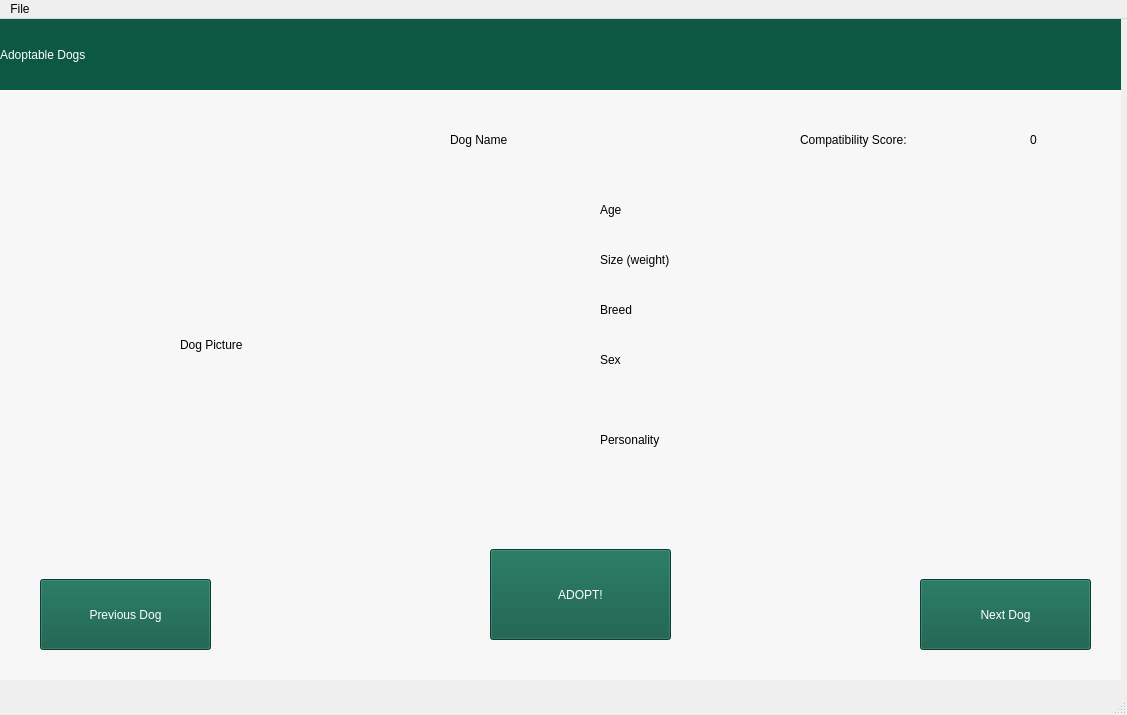
<?xml version="1.0" encoding="UTF-8"?>
<ui version="4.0">
 <class>MainWindow</class>
 <widget class="QMainWindow" name="MainWindow">
  <property name="geometry">
   <rect>
    <x>0</x>
    <y>0</y>
    <width>1127</width>
    <height>715</height>
   </rect>
  </property>
  <property name="windowTitle">
   <string>MainWindow</string>
  </property>
  <widget class="QWidget" name="centralwidget">
   <widget class="QStackedWidget" name="stackedWidget">
    <property name="geometry">
     <rect>
      <x>0</x>
      <y>0</y>
      <width>1121</width>
      <height>661</height>
     </rect>
    </property>
    <property name="styleSheet">
     <string notr="true">
background-color: rgb(247, 247, 247);</string>
    </property>
    <property name="currentIndex">
     <number>3</number>
    </property>
    <widget class="QWidget" name="homePage">
     <widget class="QLabel" name="welcomeLabel">
      <property name="geometry">
       <rect>
        <x>0</x>
        <y>0</y>
        <width>1131</width>
        <height>81</height>
       </rect>
      </property>
      <property name="font">
       <font>
        <family>Verdana</family>
        <pointsize>18</pointsize>
        <weight>9</weight>
        <italic>false</italic>
        <bold>false</bold>
       </font>
      </property>
      <property name="styleSheet">
       <string notr="true">background-color: rgb(12, 88, 67);
font: 75 18pt &quot;Verdana&quot;;
color: rgb(255, 255, 255);</string>
      </property>
      <property name="text">
       <string>Welcome to GoodBoi.com</string>
      </property>
      <property name="wordWrap">
       <bool>true</bool>
      </property>
     </widget>
     <widget class="QPushButton" name="homePageNextButton">
      <property name="geometry">
       <rect>
        <x>390</x>
        <y>560</y>
        <width>341</width>
        <height>81</height>
       </rect>
      </property>
      <property name="styleSheet">
       <string notr="true">background-color: rgb(12, 88, 67);
font: 12pt &quot;Verdana&quot;;
color: rgb(255, 255, 255);</string>
      </property>
      <property name="text">
       <string>Let's Get Started!</string>
      </property>
     </widget>
     <widget class="QLabel" name="label">
      <property name="geometry">
       <rect>
        <x>180</x>
        <y>100</y>
        <width>741</width>
        <height>441</height>
       </rect>
      </property>
      <property name="styleSheet">
       <string notr="true">background-color: rgb(247, 247, 247);
font: 75 18pt &quot;Verdana&quot;;</string>
      </property>
      <property name="text">
       <string>So often we find that many aspiring dog owners, while enthusiastic, are not aware of the proper ways to care for a dog. Even more commonly seen is that these animals' needs and personalities sometimes are not a good fit for the lives of the owners. Our mission is to not only ensure that our dogs will be placed in loving and safe homes, but that there would be a well-established bond between these animals and their owners. Through our compatibility quiz, we hope to find the best match possible for everyone!</string>
      </property>
      <property name="wordWrap">
       <bool>true</bool>
      </property>
     </widget>
    </widget>
    <widget class="QWidget" name="lifestylePage">
     <widget class="QLabel" name="question1Label">
      <property name="geometry">
       <rect>
        <x>30</x>
        <y>90</y>
        <width>531</width>
        <height>31</height>
       </rect>
      </property>
      <property name="font">
       <font>
        <family>Lucida Sans</family>
        <pointsize>16</pointsize>
       </font>
      </property>
      <property name="text">
       <string>Q1. How much space do you have?</string>
      </property>
      <property name="wordWrap">
       <bool>true</bool>
      </property>
     </widget>
     <widget class="QGroupBox" name="question1GroupBox">
      <property name="geometry">
       <rect>
        <x>570</x>
        <y>80</y>
        <width>521</width>
        <height>91</height>
       </rect>
      </property>
      <property name="title">
       <string/>
      </property>
      <widget class="QRadioButton" name="noBackyardRadioButton">
       <property name="geometry">
        <rect>
         <x>20</x>
         <y>20</y>
         <width>161</width>
         <height>23</height>
        </rect>
       </property>
       <property name="styleSheet">
        <string notr="true">font: 10pt &quot;Verdana&quot;;</string>
       </property>
       <property name="text">
        <string>No Backyard</string>
       </property>
      </widget>
      <widget class="QRadioButton" name="smallBackyardRadioButton">
       <property name="geometry">
        <rect>
         <x>270</x>
         <y>20</y>
         <width>171</width>
         <height>23</height>
        </rect>
       </property>
       <property name="styleSheet">
        <string notr="true">font: 10pt &quot;Verdana&quot;;</string>
       </property>
       <property name="text">
        <string>Small Backyard</string>
       </property>
      </widget>
      <widget class="QRadioButton" name="largeBackyardRadioButton">
       <property name="geometry">
        <rect>
         <x>270</x>
         <y>50</y>
         <width>181</width>
         <height>23</height>
        </rect>
       </property>
       <property name="styleSheet">
        <string notr="true">font: 10pt &quot;Verdana&quot;;</string>
       </property>
       <property name="text">
        <string>Large Backyard</string>
       </property>
      </widget>
      <widget class="QRadioButton" name="mediumBackyardRadioButton">
       <property name="geometry">
        <rect>
         <x>20</x>
         <y>50</y>
         <width>181</width>
         <height>23</height>
        </rect>
       </property>
       <property name="styleSheet">
        <string notr="true">font: 10pt &quot;Verdana&quot;;</string>
       </property>
       <property name="text">
        <string>Medium Backyard</string>
       </property>
      </widget>
     </widget>
     <widget class="QLabel" name="question2Label">
      <property name="geometry">
       <rect>
        <x>30</x>
        <y>190</y>
        <width>531</width>
        <height>61</height>
       </rect>
      </property>
      <property name="font">
       <font>
        <family>Lucida Sans</family>
        <pointsize>16</pointsize>
       </font>
      </property>
      <property name="text">
       <string>Q2. How active will you be with your dog?</string>
      </property>
      <property name="wordWrap">
       <bool>true</bool>
      </property>
     </widget>
     <widget class="QGroupBox" name="question2GroupBox">
      <property name="geometry">
       <rect>
        <x>570</x>
        <y>180</y>
        <width>521</width>
        <height>91</height>
       </rect>
      </property>
      <property name="title">
       <string/>
      </property>
      <widget class="QRadioButton" name="noWalksradioButton">
       <property name="geometry">
        <rect>
         <x>20</x>
         <y>20</y>
         <width>181</width>
         <height>23</height>
        </rect>
       </property>
       <property name="styleSheet">
        <string notr="true">font: 10pt &quot;Verdana&quot;;</string>
       </property>
       <property name="text">
        <string>No Walks</string>
       </property>
      </widget>
      <widget class="QRadioButton" name="oneToTwoWalksRadioButton">
       <property name="geometry">
        <rect>
         <x>270</x>
         <y>20</y>
         <width>151</width>
         <height>23</height>
        </rect>
       </property>
       <property name="styleSheet">
        <string notr="true">font: 10pt &quot;Verdana&quot;;</string>
       </property>
       <property name="text">
        <string>1-2 Walks</string>
       </property>
      </widget>
      <widget class="QRadioButton" name="threeToFiveWalksRadioButton">
       <property name="geometry">
        <rect>
         <x>20</x>
         <y>50</y>
         <width>181</width>
         <height>23</height>
        </rect>
       </property>
       <property name="styleSheet">
        <string notr="true">font: 10pt &quot;Verdana&quot;;</string>
       </property>
       <property name="text">
        <string>3-5 Walks</string>
       </property>
      </widget>
      <widget class="QRadioButton" name="sixToSevenWalksRadioButton">
       <property name="geometry">
        <rect>
         <x>270</x>
         <y>50</y>
         <width>151</width>
         <height>23</height>
        </rect>
       </property>
       <property name="styleSheet">
        <string notr="true">font: 10pt &quot;Verdana&quot;;</string>
       </property>
       <property name="text">
        <string>6-7 Walks</string>
       </property>
      </widget>
     </widget>
     <widget class="QLabel" name="question3Label">
      <property name="geometry">
       <rect>
        <x>30</x>
        <y>290</y>
        <width>531</width>
        <height>61</height>
       </rect>
      </property>
      <property name="font">
       <font>
        <family>Lucida Sans</family>
        <pointsize>16</pointsize>
       </font>
      </property>
      <property name="text">
       <string>Q3. How much time will you spend with your dog?</string>
      </property>
      <property name="wordWrap">
       <bool>true</bool>
      </property>
     </widget>
     <widget class="QGroupBox" name="question3GroupBox">
      <property name="geometry">
       <rect>
        <x>570</x>
        <y>280</y>
        <width>521</width>
        <height>91</height>
       </rect>
      </property>
      <property name="title">
       <string/>
      </property>
      <widget class="QRadioButton" name="neverHomeRadioButton">
       <property name="geometry">
        <rect>
         <x>20</x>
         <y>20</y>
         <width>181</width>
         <height>23</height>
        </rect>
       </property>
       <property name="styleSheet">
        <string notr="true">font: 10pt &quot;Verdana&quot;;</string>
       </property>
       <property name="text">
        <string>Never Home</string>
       </property>
      </widget>
      <widget class="QRadioButton" name="zeroToSixHoursADayRadioButton">
       <property name="geometry">
        <rect>
         <x>270</x>
         <y>20</y>
         <width>191</width>
         <height>23</height>
        </rect>
       </property>
       <property name="styleSheet">
        <string notr="true">font: 10pt &quot;Verdana&quot;;</string>
       </property>
       <property name="text">
        <string>Home 0-6 Hours</string>
       </property>
      </widget>
      <widget class="QRadioButton" name="sixToTwelveHoursADayRadioButton">
       <property name="geometry">
        <rect>
         <x>20</x>
         <y>50</y>
         <width>201</width>
         <height>23</height>
        </rect>
       </property>
       <property name="styleSheet">
        <string notr="true">font: 10pt &quot;Verdana&quot;;</string>
       </property>
       <property name="text">
        <string>Home 6-12 Hours</string>
       </property>
      </widget>
      <widget class="QRadioButton" name="homeAllDayRadioButton">
       <property name="geometry">
        <rect>
         <x>270</x>
         <y>50</y>
         <width>211</width>
         <height>23</height>
        </rect>
       </property>
       <property name="styleSheet">
        <string notr="true">font: 10pt &quot;Verdana&quot;;</string>
       </property>
       <property name="text">
        <string>Home All Day</string>
       </property>
      </widget>
     </widget>
     <widget class="QLabel" name="question4Label">
      <property name="geometry">
       <rect>
        <x>30</x>
        <y>380</y>
        <width>341</width>
        <height>31</height>
       </rect>
      </property>
      <property name="font">
       <font>
        <family>Lucida Sans</family>
        <pointsize>16</pointsize>
       </font>
      </property>
      <property name="text">
       <string>Q4. Do you have kids?</string>
      </property>
     </widget>
     <widget class="QGroupBox" name="question4GroupBox">
      <property name="geometry">
       <rect>
        <x>570</x>
        <y>380</y>
        <width>231</width>
        <height>41</height>
       </rect>
      </property>
      <property name="title">
       <string/>
      </property>
      <widget class="QRadioButton" name="yesKidsRadioButton">
       <property name="geometry">
        <rect>
         <x>20</x>
         <y>10</y>
         <width>105</width>
         <height>23</height>
        </rect>
       </property>
       <property name="styleSheet">
        <string notr="true">font: 10pt &quot;Verdana&quot;;</string>
       </property>
       <property name="text">
        <string>yes </string>
       </property>
      </widget>
      <widget class="QRadioButton" name="noKidsRadioButton">
       <property name="geometry">
        <rect>
         <x>120</x>
         <y>10</y>
         <width>91</width>
         <height>23</height>
        </rect>
       </property>
       <property name="styleSheet">
        <string notr="true">font: 10pt &quot;Verdana&quot;;</string>
       </property>
       <property name="text">
        <string>no</string>
       </property>
      </widget>
     </widget>
     <widget class="QLabel" name="question5Label">
      <property name="geometry">
       <rect>
        <x>30</x>
        <y>430</y>
        <width>411</width>
        <height>31</height>
       </rect>
      </property>
      <property name="font">
       <font>
        <family>Lucida Sans</family>
        <pointsize>16</pointsize>
       </font>
      </property>
      <property name="text">
       <string>Q5. Do you have other pets?</string>
      </property>
     </widget>
     <widget class="QGroupBox" name="question5GroupBox">
      <property name="geometry">
       <rect>
        <x>570</x>
        <y>430</y>
        <width>231</width>
        <height>41</height>
       </rect>
      </property>
      <property name="title">
       <string/>
      </property>
      <widget class="QRadioButton" name="yesPetsRadioButton">
       <property name="geometry">
        <rect>
         <x>20</x>
         <y>10</y>
         <width>105</width>
         <height>23</height>
        </rect>
       </property>
       <property name="styleSheet">
        <string notr="true">font: 10pt &quot;Verdana&quot;;</string>
       </property>
       <property name="text">
        <string>yes</string>
       </property>
      </widget>
      <widget class="QRadioButton" name="noPetsRadioButton">
       <property name="geometry">
        <rect>
         <x>120</x>
         <y>10</y>
         <width>105</width>
         <height>23</height>
        </rect>
       </property>
       <property name="styleSheet">
        <string notr="true">font: 10pt &quot;Verdana&quot;;</string>
       </property>
       <property name="text">
        <string>no</string>
       </property>
      </widget>
     </widget>
     <widget class="QPushButton" name="page2NextButton">
      <property name="geometry">
       <rect>
        <x>930</x>
        <y>580</y>
        <width>171</width>
        <height>71</height>
       </rect>
      </property>
      <property name="styleSheet">
       <string notr="true">background-color: rgb(12, 88, 67);
font: 12pt &quot;Verdana&quot;;
color: rgb(255, 255, 255);</string>
      </property>
      <property name="text">
       <string>Go To Dogs!</string>
      </property>
     </widget>
     <widget class="QLabel" name="question6Label_2">
      <property name="geometry">
       <rect>
        <x>30</x>
        <y>490</y>
        <width>531</width>
        <height>31</height>
       </rect>
      </property>
      <property name="font">
       <font>
        <family>Lucida Sans</family>
        <pointsize>16</pointsize>
       </font>
      </property>
      <property name="text">
       <string>Q6. What size of dog do you want?</string>
      </property>
      <property name="wordWrap">
       <bool>true</bool>
      </property>
     </widget>
     <widget class="QGroupBox" name="question6GroupBox">
      <property name="geometry">
       <rect>
        <x>570</x>
        <y>480</y>
        <width>521</width>
        <height>91</height>
       </rect>
      </property>
      <property name="title">
       <string/>
      </property>
      <widget class="QRadioButton" name="SmallDogRadioButton">
       <property name="geometry">
        <rect>
         <x>20</x>
         <y>20</y>
         <width>231</width>
         <height>23</height>
        </rect>
       </property>
       <property name="styleSheet">
        <string notr="true">font: 10pt &quot;Verdana&quot;;</string>
       </property>
       <property name="text">
        <string>small (less than 45lbs)</string>
       </property>
      </widget>
      <widget class="QRadioButton" name="MediumDogRadioButton">
       <property name="geometry">
        <rect>
         <x>260</x>
         <y>20</y>
         <width>251</width>
         <height>23</height>
        </rect>
       </property>
       <property name="styleSheet">
        <string notr="true">font: 10pt &quot;Verdana&quot;;</string>
       </property>
       <property name="text">
        <string>Medium (45lbs to 80lbs) </string>
       </property>
      </widget>
      <widget class="QRadioButton" name="largeDogRadioButton">
       <property name="geometry">
        <rect>
         <x>20</x>
         <y>50</y>
         <width>241</width>
         <height>23</height>
        </rect>
       </property>
       <property name="styleSheet">
        <string notr="true">font: 10pt &quot;Verdana&quot;;</string>
       </property>
       <property name="text">
        <string>Large (80lbs and above)</string>
       </property>
      </widget>
     </widget>
     <widget class="QLabel" name="questionsPageHeader">
      <property name="geometry">
       <rect>
        <x>0</x>
        <y>0</y>
        <width>1141</width>
        <height>71</height>
       </rect>
      </property>
      <property name="styleSheet">
       <string notr="true">background-color: rgb(12, 88, 67);
font: 75 18pt &quot;Verdana&quot;;
color: rgb(255, 255, 255);</string>
      </property>
      <property name="text">
       <string>Life Style and Personality Matching</string>
      </property>
     </widget>
     <widget class="QPushButton" name="page2BackButton">
      <property name="geometry">
       <rect>
        <x>20</x>
        <y>580</y>
        <width>171</width>
        <height>71</height>
       </rect>
      </property>
      <property name="styleSheet">
       <string notr="true">background-color: rgb(12, 88, 67);
font: 12pt &quot;Verdana&quot;;
color: rgb(255, 255, 255);</string>
      </property>
      <property name="text">
       <string>Back</string>
      </property>
     </widget>
    </widget>
    <widget class="QWidget" name="dogPrefPage"/>
    <widget class="QWidget" name="adoptableDogsPage">
     <widget class="QLabel" name="dogNameLabel">
      <property name="geometry">
       <rect>
        <x>450</x>
        <y>90</y>
        <width>171</width>
        <height>61</height>
       </rect>
      </property>
      <property name="styleSheet">
       <string notr="true">background-color: rgb(247, 247, 247);
font: 75 18pt &quot;Verdana&quot;;</string>
      </property>
      <property name="text">
       <string>Dog Name</string>
      </property>
     </widget>
     <widget class="QLabel" name="dogPictureLabel">
      <property name="geometry">
       <rect>
        <x>180</x>
        <y>180</y>
        <width>341</width>
        <height>291</height>
       </rect>
      </property>
      <property name="styleSheet">
       <string notr="true"/>
      </property>
      <property name="text">
       <string>Dog Picture</string>
      </property>
     </widget>
     <widget class="QLabel" name="dogSizeLabel">
      <property name="geometry">
       <rect>
        <x>600</x>
        <y>220</y>
        <width>221</width>
        <height>41</height>
       </rect>
      </property>
      <property name="styleSheet">
       <string notr="true">background-color: rgb(247, 247, 247);font: 14pt &quot;Verdana&quot;;</string>
      </property>
      <property name="text">
       <string>Size (weight)</string>
      </property>
     </widget>
     <widget class="QLabel" name="BreedLabel">
      <property name="geometry">
       <rect>
        <x>600</x>
        <y>270</y>
        <width>231</width>
        <height>41</height>
       </rect>
      </property>
      <property name="styleSheet">
       <string notr="true">background-color: rgb(247, 247, 247);font: 14pt &quot;Verdana&quot;;</string>
      </property>
      <property name="text">
       <string>Breed </string>
      </property>
     </widget>
     <widget class="QLabel" name="dogSexLabel">
      <property name="geometry">
       <rect>
        <x>600</x>
        <y>320</y>
        <width>231</width>
        <height>41</height>
       </rect>
      </property>
      <property name="styleSheet">
       <string notr="true">background-color: rgb(247, 247, 247);font: 14pt &quot;Verdana&quot;;</string>
      </property>
      <property name="text">
       <string>Sex</string>
      </property>
     </widget>
     <widget class="QLabel" name="dogAgeLabel">
      <property name="geometry">
       <rect>
        <x>600</x>
        <y>170</y>
        <width>121</width>
        <height>41</height>
       </rect>
      </property>
      <property name="styleSheet">
       <string notr="true">background-color: rgb(247, 247, 247);
font: 14pt &quot;Verdana&quot;;</string>
      </property>
      <property name="text">
       <string>Age</string>
      </property>
     </widget>
     <widget class="QLabel" name="dogPersonalityLabel">
      <property name="geometry">
       <rect>
        <x>600</x>
        <y>370</y>
        <width>421</width>
        <height>101</height>
       </rect>
      </property>
      <property name="styleSheet">
       <string notr="true">background-color: rgb(247, 247, 247);
font: 14pt &quot;Verdana&quot;;</string>
      </property>
      <property name="text">
       <string>Personality</string>
      </property>
     </widget>
     <widget class="QLabel" name="scoreLabel">
      <property name="geometry">
       <rect>
        <x>800</x>
        <y>100</y>
        <width>201</width>
        <height>41</height>
       </rect>
      </property>
      <property name="styleSheet">
       <string notr="true">background-color: rgb(247, 247, 247);
font: 10pt &quot;Verdana&quot;;</string>
      </property>
      <property name="text">
       <string>Compatibility Score: </string>
      </property>
     </widget>
     <widget class="QPushButton" name="adoptButton">
      <property name="geometry">
       <rect>
        <x>490</x>
        <y>530</y>
        <width>181</width>
        <height>91</height>
       </rect>
      </property>
      <property name="styleSheet">
       <string notr="true">background-color: rgb(12, 88, 67);
font: 75 16pt &quot;Verdana&quot;;
color: rgb(255, 255, 255);</string>
      </property>
      <property name="text">
       <string>ADOPT!</string>
      </property>
     </widget>
     <widget class="QPushButton" name="adoptButton_2">
      <property name="geometry">
       <rect>
        <x>920</x>
        <y>560</y>
        <width>171</width>
        <height>71</height>
       </rect>
      </property>
      <property name="styleSheet">
       <string notr="true">background-color: rgb(12, 88, 67);
font: 12pt &quot;Verdana&quot;;
color: rgb(255, 255, 255);</string>
      </property>
      <property name="text">
       <string>Next Dog</string>
      </property>
     </widget>
     <widget class="QPushButton" name="adoptButton_3">
      <property name="geometry">
       <rect>
        <x>40</x>
        <y>560</y>
        <width>171</width>
        <height>71</height>
       </rect>
      </property>
      <property name="styleSheet">
       <string notr="true">background-color: rgb(12, 88, 67);
font: 12pt &quot;Verdana&quot;;
color: rgb(255, 255, 255);</string>
      </property>
      <property name="text">
       <string>Previous Dog</string>
      </property>
     </widget>
     <widget class="QLabel" name="compScoreLabel">
      <property name="geometry">
       <rect>
        <x>1030</x>
        <y>100</y>
        <width>51</width>
        <height>41</height>
       </rect>
      </property>
      <property name="styleSheet">
       <string notr="true">background-color: rgb(247, 247, 247);
font: 10pt &quot;Verdana&quot;;</string>
      </property>
      <property name="text">
       <string>0</string>
      </property>
     </widget>
     <widget class="QLabel" name="adoptPageHeader">
      <property name="geometry">
       <rect>
        <x>0</x>
        <y>0</y>
        <width>1141</width>
        <height>71</height>
       </rect>
      </property>
      <property name="styleSheet">
       <string notr="true">background-color: rgb(12, 88, 67);
font: 75 18pt &quot;Verdana&quot;;
color: rgb(255, 255, 255);</string>
      </property>
      <property name="text">
       <string>Adoptable Dogs</string>
      </property>
     </widget>
    </widget>
    <widget class="QWidget" name="endPage">
     <widget class="QPushButton" name="backToDogsButton">
      <property name="geometry">
       <rect>
        <x>20</x>
        <y>570</y>
        <width>171</width>
        <height>71</height>
       </rect>
      </property>
      <property name="autoFillBackground">
       <bool>false</bool>
      </property>
      <property name="styleSheet">
       <string notr="true">background-color: rgb(12, 88, 67);
font: 12pt &quot;Verdana&quot;;
color: rgb(255, 255, 255);</string>
      </property>
      <property name="text">
       <string>Back to Dogs</string>
      </property>
     </widget>
     <widget class="QPushButton" name="startOverButton">
      <property name="geometry">
       <rect>
        <x>930</x>
        <y>570</y>
        <width>171</width>
        <height>71</height>
       </rect>
      </property>
      <property name="styleSheet">
       <string notr="true">background-color: rgb(12, 88, 67);
font: 12pt &quot;Verdana&quot;;
color: rgb(255, 255, 255);</string>
      </property>
      <property name="text">
       <string>Start Over</string>
      </property>
     </widget>
     <widget class="QLabel" name="endPageHeader">
      <property name="geometry">
       <rect>
        <x>0</x>
        <y>0</y>
        <width>1141</width>
        <height>71</height>
       </rect>
      </property>
      <property name="styleSheet">
       <string notr="true">background-color: rgb(12, 88, 67);
font: 75 18pt &quot;Verdana&quot;;
color: rgb(255, 255, 255);</string>
      </property>
      <property name="text">
       <string>Confirmation Page </string>
      </property>
     </widget>
     <widget class="QLabel" name="endPageDogNameLabel">
      <property name="geometry">
       <rect>
        <x>470</x>
        <y>100</y>
        <width>171</width>
        <height>61</height>
       </rect>
      </property>
      <property name="styleSheet">
       <string notr="true">background-color: rgb(247, 247, 247);
font: 75 18pt &quot;Verdana&quot;;</string>
      </property>
      <property name="text">
       <string>Dog Name</string>
      </property>
     </widget>
     <widget class="QLabel" name="endPageDogPersonalityLabel">
      <property name="geometry">
       <rect>
        <x>560</x>
        <y>200</y>
        <width>381</width>
        <height>331</height>
       </rect>
      </property>
      <property name="styleSheet">
       <string notr="true">background-color: rgb(247, 247, 247);
font: 14pt &quot;Verdana&quot;;</string>
      </property>
      <property name="text">
       <string>Personality</string>
      </property>
      <property name="wordWrap">
       <bool>true</bool>
      </property>
     </widget>
     <widget class="QLabel" name="endPageDogPictureLabel">
      <property name="geometry">
       <rect>
        <x>160</x>
        <y>200</y>
        <width>381</width>
        <height>331</height>
       </rect>
      </property>
      <property name="styleSheet">
       <string notr="true"/>
      </property>
      <property name="text">
       <string>Dog Picture</string>
      </property>
     </widget>
     <widget class="QLabel" name="endLabel">
      <property name="geometry">
       <rect>
        <x>250</x>
        <y>570</y>
        <width>611</width>
        <height>51</height>
       </rect>
      </property>
      <property name="styleSheet">
       <string notr="true">background-color: rgb(247, 247, 247);
font: 75 18pt &quot;Verdana&quot;;</string>
      </property>
      <property name="text">
       <string>Thanks For Adopting and Not Shopping!</string>
      </property>
     </widget>
    </widget>
   </widget>
  </widget>
  <widget class="QMenuBar" name="menubar">
   <property name="geometry">
    <rect>
     <x>0</x>
     <y>0</y>
     <width>1127</width>
     <height>22</height>
    </rect>
   </property>
   <widget class="QMenu" name="menuFile">
    <property name="title">
     <string>File</string>
    </property>
    <addaction name="actionLoad_Dog_Database"/>
   </widget>
   <addaction name="menuFile"/>
  </widget>
  <widget class="QStatusBar" name="statusbar"/>
  <action name="actionFile">
   <property name="text">
    <string>File</string>
   </property>
  </action>
  <action name="actionLoad_Dog_Database">
   <property name="text">
    <string>Load Dog Database</string>
   </property>
  </action>
 </widget>
 <resources/>
 <connections/>
</ui>
